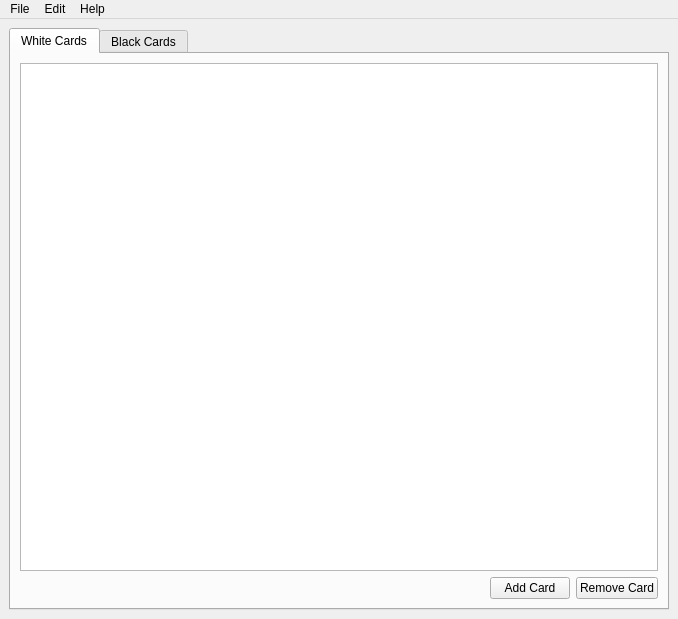
<?xml version="1.0" encoding="UTF-8"?>
<ui version="4.0">
 <class>MainWindow</class>
 <widget class="QMainWindow" name="MainWindow">
  <property name="geometry">
   <rect>
    <x>0</x>
    <y>0</y>
    <width>678</width>
    <height>619</height>
   </rect>
  </property>
  <property name="sizePolicy">
   <sizepolicy hsizetype="Expanding" vsizetype="Expanding">
    <horstretch>0</horstretch>
    <verstretch>0</verstretch>
   </sizepolicy>
  </property>
  <property name="windowTitle">
   <string>Cards Against Sanity</string>
  </property>
  <widget class="QWidget" name="centralwidget">
   <property name="sizePolicy">
    <sizepolicy hsizetype="Expanding" vsizetype="Expanding">
     <horstretch>0</horstretch>
     <verstretch>0</verstretch>
    </sizepolicy>
   </property>
   <layout class="QVBoxLayout" name="verticalLayout_3">
    <item>
     <widget class="QTabWidget" name="tabWidget">
      <property name="currentIndex">
       <number>0</number>
      </property>
      <widget class="QWidget" name="whiteTab">
       <property name="sizePolicy">
        <sizepolicy hsizetype="Expanding" vsizetype="Expanding">
         <horstretch>0</horstretch>
         <verstretch>0</verstretch>
        </sizepolicy>
       </property>
       <attribute name="title">
        <string>White Cards</string>
       </attribute>
       <layout class="QVBoxLayout" name="verticalLayout">
        <item>
         <widget class="QListView" name="whiteList"/>
        </item>
        <item>
         <layout class="QHBoxLayout" name="horizontalLayout_3">
          <item>
           <spacer name="horizontalSpacer">
            <property name="orientation">
             <enum>Qt::Horizontal</enum>
            </property>
            <property name="sizeHint" stdset="0">
             <size>
              <width>40</width>
              <height>20</height>
             </size>
            </property>
           </spacer>
          </item>
          <item>
           <widget class="QPushButton" name="addWhiteBtn">
            <property name="text">
             <string>Add Card</string>
            </property>
           </widget>
          </item>
          <item>
           <widget class="QPushButton" name="removeWhiteBtn">
            <property name="text">
             <string>Remove Card</string>
            </property>
           </widget>
          </item>
         </layout>
        </item>
       </layout>
      </widget>
      <widget class="QWidget" name="blackTab">
       <property name="sizePolicy">
        <sizepolicy hsizetype="Expanding" vsizetype="Expanding">
         <horstretch>0</horstretch>
         <verstretch>0</verstretch>
        </sizepolicy>
       </property>
       <attribute name="title">
        <string>Black Cards</string>
       </attribute>
       <layout class="QVBoxLayout" name="verticalLayout_2">
        <item>
         <widget class="QTableView" name="blackList"/>
        </item>
        <item>
         <layout class="QHBoxLayout" name="horizontalLayout_2">
          <item>
           <spacer name="horizontalSpacer_2">
            <property name="orientation">
             <enum>Qt::Horizontal</enum>
            </property>
            <property name="sizeHint" stdset="0">
             <size>
              <width>40</width>
              <height>20</height>
             </size>
            </property>
           </spacer>
          </item>
          <item>
           <widget class="QPushButton" name="addBlackBtn">
            <property name="text">
             <string>Add Card</string>
            </property>
           </widget>
          </item>
          <item>
           <widget class="QPushButton" name="removeBlackBtn">
            <property name="text">
             <string>Remove Card</string>
            </property>
           </widget>
          </item>
         </layout>
        </item>
       </layout>
      </widget>
     </widget>
    </item>
   </layout>
  </widget>
  <widget class="QMenuBar" name="menubar">
   <property name="geometry">
    <rect>
     <x>0</x>
     <y>0</y>
     <width>678</width>
     <height>20</height>
    </rect>
   </property>
   <widget class="QMenu" name="menuFile">
    <property name="title">
     <string>File</string>
    </property>
    <addaction name="actionNew"/>
    <addaction name="actionOpen"/>
    <addaction name="actionSave"/>
    <addaction name="actionSaveAs"/>
    <addaction name="separator"/>
    <addaction name="actionPrintPreview"/>
    <addaction name="actionExportPDF"/>
    <addaction name="actionExportFO"/>
    <addaction name="separator"/>
    <addaction name="actionQuit"/>
   </widget>
   <widget class="QMenu" name="menuEdit">
    <property name="title">
     <string>Edit</string>
    </property>
    <addaction name="actionCut"/>
    <addaction name="actionCopy"/>
    <addaction name="actionPaste"/>
   </widget>
   <widget class="QMenu" name="menuHelp">
    <property name="title">
     <string>Help</string>
    </property>
    <addaction name="actionAbout"/>
   </widget>
   <addaction name="menuFile"/>
   <addaction name="menuEdit"/>
   <addaction name="menuHelp"/>
  </widget>
  <action name="actionAbout">
   <property name="text">
    <string>About Cards Against Sanity</string>
   </property>
   <property name="menuRole">
    <enum>QAction::AboutRole</enum>
   </property>
  </action>
  <action name="actionOpen">
   <property name="text">
    <string>Open</string>
   </property>
   <property name="statusTip">
    <string>Open a Cards Against Humanity file</string>
   </property>
   <property name="shortcut">
    <string>Ctrl+O</string>
   </property>
  </action>
  <action name="actionSave">
   <property name="text">
    <string>Save</string>
   </property>
   <property name="shortcut">
    <string>Ctrl+S</string>
   </property>
  </action>
  <action name="actionNew">
   <property name="text">
    <string>New</string>
   </property>
   <property name="shortcut">
    <string>Ctrl+N</string>
   </property>
  </action>
  <action name="actionPrintPreview">
   <property name="text">
    <string>Print Preview</string>
   </property>
   <property name="shortcut">
    <string>Ctrl+P</string>
   </property>
  </action>
  <action name="actionExportPDF">
   <property name="text">
    <string>Export to PDF</string>
   </property>
  </action>
  <action name="actionExportFO">
   <property name="text">
    <string>Export to XSL-FO</string>
   </property>
  </action>
  <action name="actionCut">
   <property name="text">
    <string>Cut</string>
   </property>
  </action>
  <action name="actionCopy">
   <property name="text">
    <string>Copy</string>
   </property>
  </action>
  <action name="actionPaste">
   <property name="text">
    <string>Paste</string>
   </property>
  </action>
  <action name="actionSaveAs">
   <property name="text">
    <string>Save As</string>
   </property>
   <property name="shortcut">
    <string>Ctrl+Shift+S</string>
   </property>
  </action>
  <action name="actionQuit">
   <property name="text">
    <string>Quit</string>
   </property>
   <property name="shortcut">
    <string>Ctrl+Q</string>
   </property>
   <property name="menuRole">
    <enum>QAction::QuitRole</enum>
   </property>
  </action>
 </widget>
 <resources/>
 <connections/>
</ui>
